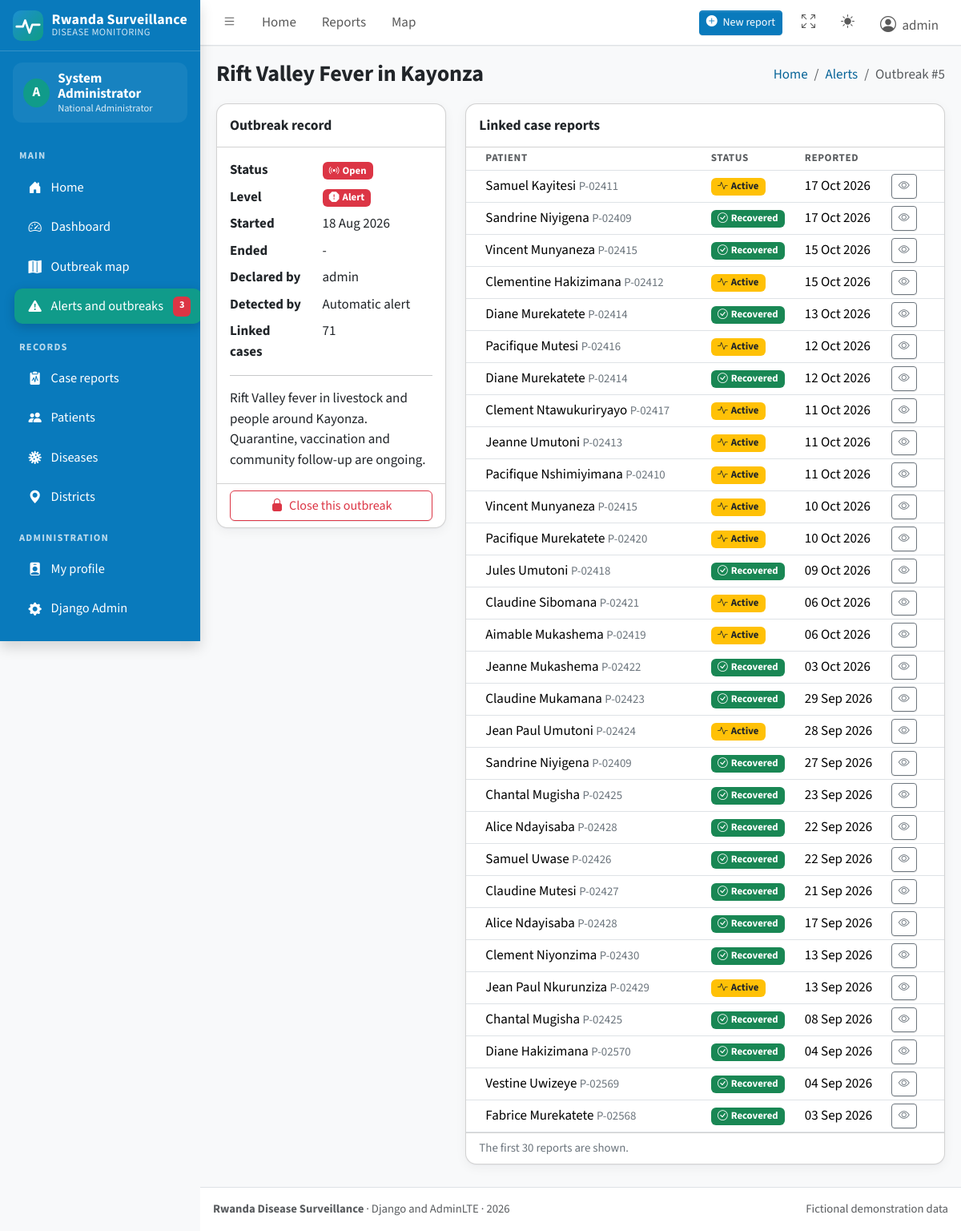
/outbreaks/5/ (signed in), run on the app's committed database.
### surveillance/models.py (models this page shows, shortened)
class Outbreak(models.Model):
    class Level(models.TextChoices):
        WATCH = "watch", "Watch"
        ALERT = "alert", "Alert"
    class Status(models.TextChoices):
        OPEN = "open", "Open"
        CONTAINED = "contained", "Contained"
        CLOSED = "closed", "Closed"
    disease = models.ForeignKey(Disease, on_delete=models.PROTECT, related_name="outbreaks")
    district = models.ForeignKey("locations.District", on_delete=models.PROTECT, related_name="outbreaks")
    level = models.CharField(max_length=10, choices=Level.choices, default=Level.ALERT)
    status = models.CharField(max_length=10, choices=Status.choices, default=Status.OPEN)
    start_date = models.DateField(default=timezone.localdate)
    end_date = models.DateField(null=True, blank=True)
    auto_detected = models.BooleanField(default=False, help_text="Raised from an automatic alert.")
    cases = models.ManyToManyField(CaseReport, blank=True, related_name="outbreaks")
    declared_by = models.ForeignKey(
        settings.AUTH_USER_MODEL, on_delete=models.SET_NULL, null=True, blank=True, related_name="declared_outbreaks"
    )
    notes = models.TextField(blank=True)
    created_at = models.DateTimeField(auto_now_add=True)
    class Meta:
        ordering = ["-start_date", "-id"]
        constraints = [
            models.UniqueConstraint(
                fields=["disease", "district"],
                condition=Q(status="open"),
                name="one_open_outbreak_per_disease_and_district",
                violation_error_message="There is already an open outbreak for this disease in this district.",
            )
        ]
    @property
    def is_open(self):
        return self.status == self.Status.OPEN

class Disease(models.Model):
    class Category(models.TextChoices):
        VECTOR = "vector", "Vector-borne"
        ZOONOTIC = "zoonotic", "Zoonotic"
        RESPIRATORY = "respiratory", "Respiratory"
        WATER_FOOD = "water_food", "Water and food-borne"
        VACCINE = "vaccine", "Vaccine-preventable"
        HAEMORRHAGIC = "haemorrhagic", "Viral haemorrhagic"
        INJURY = "injury", "Injury and envenomation"
        OTHER = "other", "Other"
    class Reporting(models.TextChoices):
        IMMEDIATE = "immediate", "Immediate (within 24 hours)"
        WEEKLY = "weekly", "Weekly"
    name = models.CharField(max_length=100, unique=True)
    code = models.CharField(max_length=10, unique=True)
    category = models.CharField(max_length=20, choices=Category.choices, default=Category.OTHER)
    reporting = models.CharField(max_length=10, choices=Reporting.choices, default=Reporting.WEEKLY)
    description = models.TextField(blank=True)
    alert_multiplier = models.DecimalField(
        max_digits=4, decimal_places=1, default=2.0,
        help_text="An alert is raised when this week's cases reach this many times the usual weekly level.",
    )
    min_cases_for_alert = models.PositiveSmallIntegerField(
        default=5, help_text="Never raise an alert for fewer cases than this in one week."
    )
    is_active = models.BooleanField(default=True)
    class Meta:
        ordering = ["name"]

class CaseReport(models.Model):
    class CaseType(models.TextChoices):
        SUSPECTED = "suspected", "Suspected"
        CONFIRMED = "confirmed", "Confirmed"
    class Status(models.TextChoices):
        ACTIVE = "active", "Active"
        RECOVERED = "recovered", "Recovered"
        DECEASED = "deceased", "Deceased"
    patient = models.ForeignKey(Patient, on_delete=models.PROTECT, related_name="cases")
    disease = models.ForeignKey(Disease, on_delete=models.PROTECT, related_name="cases")
    district = models.ForeignKey("locations.District", on_delete=models.PROTECT, related_name="cases")
    case_type = models.CharField(max_length=10, choices=CaseType.choices, default=CaseType.SUSPECTED)
    status = models.CharField(max_length=10, choices=Status.choices, default=Status.ACTIVE)
    date_onset = models.DateField(help_text="Day the first symptoms started.")
    date_reported = models.DateField(default=timezone.localdate)
    reported_by = models.ForeignKey(
        settings.AUTH_USER_MODEL, on_delete=models.SET_NULL, null=True, blank=True, related_name="reports"
    )
    notes = models.TextField(blank=True)
    created_at = models.DateTimeField(auto_now_add=True)
    updated_at = models.DateTimeField(auto_now=True)
    class Meta:
        ordering = ["-date_reported", "-id"]
        indexes = [models.Index(fields=["disease", "district", "date_reported"])]

class Patient(models.Model):
    class Gender(models.TextChoices):
        MALE = "M", "Male"
        FEMALE = "F", "Female"
    patient_code = models.CharField(max_length=20, unique=True, editable=False)
    full_name = models.CharField(max_length=120)
    age = models.PositiveSmallIntegerField()
    gender = models.CharField(max_length=1, choices=Gender.choices)
    phone = models.CharField(max_length=15, blank=True)
    district = models.ForeignKey("locations.District", on_delete=models.PROTECT, related_name="patients")
    created_at = models.DateTimeField(auto_now_add=True)
    class Meta:
        ordering = ["-id"]

### locations/models.py (models this page shows, shortened)
class District(models.Model):
    province = models.ForeignKey(Province, on_delete=models.PROTECT, related_name="districts")
    name = models.CharField(max_length=80, unique=True)
    latitude = models.DecimalField(max_digits=9, decimal_places=6)
    longitude = models.DecimalField(max_digits=9, decimal_places=6)
    class Meta:
        ordering = ["name"]

### surveillance/views.py (the view)
# urls.py: path("outbreaks/<int:pk>/", views.OutbreakDetailView.as_view(), name="outbreak_detail"),
class OutbreakDetailView(RoleRequiredMixin, DetailView):
    model = Outbreak
    template_name = "surveillance/outbreak_detail.html"
    context_object_name = "outbreak"
    def get_context_data(self, **kwargs):
        ctx = super().get_context_data(**kwargs)
        ctx["linked_cases"] = scope_by_district(
            self.object.cases.select_related("patient", "district", "disease"), self.request.user
        )
        ctx["linked_total"] = self.object.cases.count()
        return ctx

### templates/surveillance/outbreak_detail.html (shortened to what this page needs)
{% extends "base.html" %}
{% load ui_tags %}
{% block page_title %}{{ outbreak.disease.name }} in {{ outbreak.district.name }}{% endblock %}
{% block breadcrumb %}<li class="breadcrumb-item"><a href="{% url 'outbreak_list' %}">Alerts</a></li><li class="breadcrumb-item active">Outbreak #{{ outbreak.pk }}</li>{% endblock %}
{% block content %}
<div class="row">
  <div class="col-lg-4">
    <div class="card mb-3">
      <div class="card-header"><h3 class="card-title">Outbreak record</h3></div>
      <div class="card-body">
        <dl class="row mb-0">
          <dt class="col-5">Status</dt><dd class="col-7">{% level_badge outbreak.status outbreak.get_status_display %}</dd>
          <dt class="col-5">Level</dt><dd class="col-7">{% level_badge outbreak.level outbreak.get_level_display %}</dd>
          <dt class="col-5">Started</dt><dd class="col-7">{{ outbreak.start_date|date:"d M Y" }}</dd>
          <dt class="col-5">Ended</dt><dd class="col-7">{{ outbreak.end_date|date:"d M Y"|default:"-" }}</dd>
          <dt class="col-5">Declared by</dt><dd class="col-7">{{ outbreak.declared_by.username|default:"-" }}</dd>
          <dt class="col-5">Detected by</dt><dd class="col-7">{% if outbreak.auto_detected %}Automatic alert{% else %}Officer{% endif %}</dd>
          <dt class="col-5">Linked cases</dt><dd class="col-7">{{ linked_total }}</dd>
        </dl>
        {% if outbreak.notes %}<hr><p class="mb-0">{{ outbreak.notes }}</p>{% endif %}
      </div>
      {% if can_declare and outbreak.is_open %}
      <div class="card-footer">
        <form method="post" action="{% url 'outbreak_close' outbreak.pk %}">{% csrf_token %}
          <button type="submit" class="btn btn-outline-danger w-100"><i class="bi bi-lock-fill me-1"></i> Close this outbreak</button>
        </form>
      </div>
      {% endif %}
    </div>
  </div>
  <div class="col-lg-8">
    <div class="card mb-3">
      <div class="card-header"><h3 class="card-title">Linked case reports</h3></div>
      <div class="card-body p-0 table-responsive">
        <table class="table table-sm table-hover mb-0"><thead><tr><th>Patient</th><th>Status</th><th>Reported</th><th></th></tr></thead><tbody>
          {% for c in linked_cases|slice:":30" %}<tr><td>{{ c.patient.full_name }} <small class="text-secondary">{{ c.patient.patient_code }}</small></td><td>{% status_badge c.status c.get_status_display %}</td><td>{{ c.date_reported|date:"d M Y" }}</td><td><a href="{% url 'report_detail' c.pk %}" class="btn btn-sm btn-outline-secondary"><i class="bi bi-eye"></i></a></td></tr>
          {% empty %}<tr><td colspan="4" class="text-center text-secondary py-4">No linked reports are visible to you.</td></tr>{% endfor %}
        </tbody></table>
      </div>
      <div class="card-footer small text-secondary">The first 30 reports are shown.</div>
    </div>
  </div>
</div>
{% endblock %}

### templates/base.html (shortened to what this page needs)
{% load static ui_tags %}<!doctype html>
<html lang="en">
<head>
  <link rel="stylesheet" href="{% static 'vendor/fonts/fonts.css' %}">
  <link rel="stylesheet" href="{% static 'vendor/bootstrap-icons/bootstrap-icons.min.css' %}">
  <link rel="stylesheet" href="{% static 'vendor/adminlte/css/adminlte.min.css' %}">
  <link rel="stylesheet" href="{% static 'css/app.css' %}">
</head>
<body class="layout-fixed sidebar-expand-lg bg-body-tertiary">
<div class="app-wrapper">
  <nav class="app-header navbar navbar-expand bg-body">
    <div class="container-fluid">
      <ul class="navbar-nav">
        <li class="nav-item">
          <a class="nav-link" data-lte-toggle="sidebar" href="#" role="button" aria-label="Toggle sidebar"><i class="bi bi-list"></i></a>
        </li>
        <li class="nav-item d-none d-md-block"><a href="{% url 'home' %}" class="nav-link">Home</a></li>
        {% if role %}
        <li class="nav-item d-none d-md-block"><a href="{% url 'report_list' %}" class="nav-link">Reports</a></li>
        <li class="nav-item d-none d-md-block"><a href="{% url 'outbreak_map' %}" class="nav-link">Map</a></li>
        {% endif %}
      </ul>
      <ul class="navbar-nav ms-auto align-items-center">
        {% if can_add_data %}
        <li class="nav-item">
          <a class="btn btn-sm btn-primary me-2" href="{% url 'report_add' %}"><i class="bi bi-plus-circle-fill me-1"></i> New report</a>
        </li>
        {% endif %}
        <li class="nav-item">
          <a class="nav-link" href="#" data-lte-toggle="fullscreen" aria-label="Toggle fullscreen">
            <i data-lte-icon="maximize" class="bi bi-arrows-fullscreen"></i>
          </a>
        </li>
        <li class="nav-item dropdown">
          <a class="nav-link" href="#" id="bd-theme" aria-label="Toggle colour theme" data-bs-toggle="dropdown" aria-expanded="false">
            <i class="bi bi-sun-fill" data-lte-theme-icon="light"></i>
          </a>
        </li>
        {% if user.is_authenticated %}
        <li class="nav-item dropdown user-menu">
          <a href="#" class="nav-link dropdown-toggle" data-bs-toggle="dropdown">
            <i class="bi bi-person-circle fs-5 me-1"></i>
            <span class="d-none d-md-inline">{{ user.username }}</span>
          </a>
        </li>
        {% else %}
        <li class="nav-item"><a class="btn btn-sm btn-outline-primary" href="{% url 'login' %}">Sign in</a></li>
        {% endif %}
      </ul>
    </div>
  </nav>
  <aside class="app-sidebar shadow" data-bs-theme="dark">
    <div class="sidebar-brand">
      <a href="{% url 'home' %}" class="brand-link">
        <img src="{% static 'img/logo.svg' %}" alt="">
        <span class="brand-title">Rwanda Surveillance<span class="brand-sub">DISEASE MONITORING</span></span>
      </a>
    </div>
    {% if user.is_authenticated %}
    <div class="sidebar-user">
      <div class="avatar">{{ user.username|slice:":1"|upper }}</div>
      <div class="who"><strong>{{ user.get_full_name|default:user.username }}</strong><small>{{ role_label }}</small></div>
    </div>
    {% endif %}
    <div class="sidebar-wrapper">
      <nav class="mt-2" aria-label="Main navigation">
        <ul class="nav sidebar-menu flex-column" role="menu" id="navigation">
          <li class="nav-header">Main</li>
          <li class="nav-item"><a href="{% url 'home' %}" class="nav-link {% nav_active 'home' %}"><i class="nav-icon bi bi-house-door-fill"></i><p>Home</p></a></li>
          {% if role %}
          <li class="nav-item"><a href="{% url 'dashboard' %}" class="nav-link {% nav_active 'dashboard' %}"><i class="nav-icon bi bi-speedometer2"></i><p>Dashboard</p></a></li>
          <li class="nav-item"><a href="{% url 'outbreak_map' %}" class="nav-link {% nav_active 'outbreak_map' %}"><i class="nav-icon bi bi-map-fill"></i><p>Outbreak map</p></a></li>
          <li class="nav-item">
            <a href="{% url 'outbreak_list' %}" class="nav-link {% nav_active 'outbreak_list' 'outbreak_detail' 'outbreak_declare' %}">
              <i class="nav-icon bi bi-exclamation-triangle-fill"></i><p>Alerts and outbreaks</p>
              {% if alert_count %}<span class="badge text-bg-danger">{{ alert_count }}</span>{% endif %}
            </a>
          </li>
          <li class="nav-header">Records</li>
          <li class="nav-item"><a href="{% url 'report_list' %}" class="nav-link {% nav_active 'report_' %}"><i class="nav-icon bi bi-clipboard2-pulse-fill"></i><p>Case reports</p></a></li>
          <li class="nav-item"><a href="{% url 'patient_list' %}" class="nav-link {% nav_active 'patient_' %}"><i class="nav-icon bi bi-people-fill"></i><p>Patients</p></a></li>
          <li class="nav-item"><a href="{% url 'disease_list' %}" class="nav-link {% nav_active 'disease_' %}"><i class="nav-icon bi bi-virus"></i><p>Diseases</p></a></li>
          <li class="nav-item"><a href="{% url 'district_list' %}" class="nav-link {% nav_active 'district_' %}"><i class="nav-icon bi bi-geo-alt-fill"></i><p>Districts</p></a></li>
          <li class="nav-header">Administration</li>
          <li class="nav-item"><a href="{% url 'profile' %}" class="nav-link {% nav_active 'profile' %}"><i class="nav-icon bi bi-person-badge-fill"></i><p>My profile</p></a></li>
          {% if user.is_staff %}
          <li class="nav-item"><a href="{% url 'admin:index' %}" class="nav-link"><i class="nav-icon bi bi-gear-fill"></i><p>Django Admin</p></a></li>
          {% endif %}
          {% elif user.is_authenticated %}
          <li class="nav-header">Account</li>
          <li class="nav-item"><a href="{% url 'profile' %}" class="nav-link"><i class="nav-icon bi bi-person-badge-fill"></i><p>My profile</p></a></li>
          {% else %}
          <li class="nav-header">Account</li>
          <li class="nav-item"><a href="{% url 'login' %}" class="nav-link"><i class="nav-icon bi bi-box-arrow-in-right"></i><p>Sign in</p></a></li>
          {% endif %}
        </ul>
      </nav>
    </div>
  </aside>
  <main class="app-main">
    <div class="app-content-header">
      <div class="container-fluid">
        <div class="row align-items-center">
          <div class="col-md-7"><h1 class="mb-0 fs-3">{% block page_title %}Dashboard{% endblock %}</h1></div>
          <div class="col-md-5">
            <nav aria-label="breadcrumb">
              <ol class="breadcrumb float-md-end mb-0">
                <li class="breadcrumb-item"><a href="{% url 'home' %}">Home</a></li>
                {% block breadcrumb %}<li class="breadcrumb-item active" aria-current="page">Dashboard</li>{% endblock %}
              </ol>
            </nav>
          </div>
        </div>
      </div>
    </div>
    <div class="app-content">
      <div class="container-fluid">
        {% block content %}{% endblock %}
      </div>
    </div>
  </main>
  <footer class="app-footer">
    <div class="float-end d-none d-sm-inline">Fictional demonstration data</div>
    <strong>Rwanda Disease Surveillance</strong> &middot; Django and AdminLTE &middot; {% now "Y" %}
  </footer>
</div>
</body>
</html>

### data on the page
Outbreak: disease.name "Rift Valley Fever", district.name "Kayonza", pk "5", status "Open", level "Alert", start_date "18 Aug 2026", end_date "-", declared_by.username "admin", notes "Rift Valley fever in livestock and people around Kayonza. Quarantine, vaccination and community follow-up are ongoing."
CaseReport: patient.full_name "Samuel Kayitesi", patient.patient_code "P-02411", status "Active", date_reported "17 Oct 2026"
CaseReport: patient.full_name "Sandrine Niyigena", patient.patient_code "P-02409", status "Recovered", date_reported "17 Oct 2026"
CaseReport: patient.full_name "Vincent Munyaneza", patient.patient_code "P-02415", status "Recovered", date_reported "15 Oct 2026"
CaseReport: patient.full_name "Clementine Hakizimana", patient.patient_code "P-02412", status "Active", date_reported "15 Oct 2026"
CaseReport: patient.full_name "Diane Murekatete", patient.patient_code "P-02414", status "Recovered", date_reported "13 Oct 2026"
CaseReport: patient.full_name "Pacifique Mutesi", patient.patient_code "P-02416", status "Active", date_reported "12 Oct 2026"
CaseReport: patient.full_name "Diane Murekatete", patient.patient_code "P-02414", status "Recovered", date_reported "12 Oct 2026"
CaseReport: patient.full_name "Clement Ntawukuriryayo", patient.patient_code "P-02417", status "Active", date_reported "11 Oct 2026"
CaseReport: patient.full_name "Jeanne Umutoni", patient.patient_code "P-02413", status "Active", date_reported "11 Oct 2026"
CaseReport: patient.full_name "Pacifique Nshimiyimana", patient.patient_code "P-02410", status "Active", date_reported "11 Oct 2026"
CaseReport: patient.full_name "Vincent Munyaneza", patient.patient_code "P-02415", status "Active", date_reported "10 Oct 2026"
CaseReport: patient.full_name "Pacifique Murekatete", patient.patient_code "P-02420", status "Active", date_reported "10 Oct 2026"
CaseReport: patient.full_name "Jules Umutoni", patient.patient_code "P-02418", status "Recovered", date_reported "09 Oct 2026"
CaseReport: patient.full_name "Claudine Sibomana", patient.patient_code "P-02421", status "Active", date_reported "06 Oct 2026"
CaseReport: patient.full_name "Aimable Mukashema", patient.patient_code "P-02419", status "Active", date_reported "06 Oct 2026"
CaseReport: patient.full_name "Jeanne Mukashema", patient.patient_code "P-02422", status "Recovered", date_reported "03 Oct 2026"
CaseReport: patient.full_name "Claudine Mukamana", patient.patient_code "P-02423", status "Recovered", date_reported "29 Sep 2026"
CaseReport: patient.full_name "Jean Paul Umutoni", patient.patient_code "P-02424", status "Active", date_reported "28 Sep 2026"
CaseReport: patient.full_name "Sandrine Niyigena", patient.patient_code "P-02409", status "Recovered", date_reported "27 Sep 2026"
CaseReport: patient.full_name "Chantal Mugisha", patient.patient_code "P-02425", status "Recovered", date_reported "23 Sep 2026"
CaseReport: patient.full_name "Alice Ndayisaba", patient.patient_code "P-02428", status "Recovered", date_reported "22 Sep 2026"
CaseReport: patient.full_name "Samuel Uwase", patient.patient_code "P-02426", status "Recovered", date_reported "22 Sep 2026"
CaseReport: patient.full_name "Claudine Mutesi", patient.patient_code "P-02427", status "Recovered", date_reported "21 Sep 2026"
CaseReport: patient.full_name "Alice Ndayisaba", patient.patient_code "P-02428", status "Recovered", date_reported "17 Sep 2026"
CaseReport: patient.full_name "Clement Niyonzima", patient.patient_code "P-02430", status "Recovered", date_reported "13 Sep 2026"
CaseReport: patient.full_name "Jean Paul Nkurunziza", patient.patient_code "P-02429", status "Active", date_reported "13 Sep 2026"
CaseReport: patient.full_name "Chantal Mugisha", patient.patient_code "P-02425", status "Recovered", date_reported "08 Sep 2026"
CaseReport: patient.full_name "Diane Hakizimana", patient.patient_code "P-02570", status "Recovered", date_reported "04 Sep 2026"
CaseReport: patient.full_name "Vestine Uwizeye", patient.patient_code "P-02569", status "Recovered", date_reported "04 Sep 2026"
CaseReport: patient.full_name "Fabrice Murekatete", patient.patient_code "P-02568", status "Recovered", date_reported "03 Sep 2026"

### other printed values
{{ user.username }} "admin"
{{ user.username|slice:":1"|upper }} "A"
{{ user.get_full_name|default:user.username }} "System Administrator"
{{ role_label }} "National Administrator"
{{ alert_count }} "3"
{{ linked_total }} "71"
